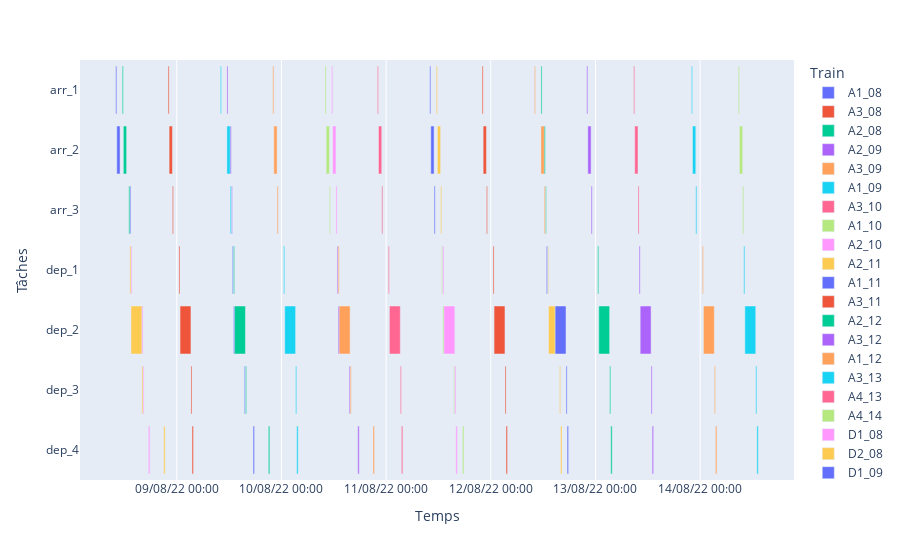

Notebook code cell kept with this figure:
### Code cell
visualisation_gantt(t_arr,t_dep).show()

### Figure 1 — Plotly figure (JSON) as saved in the notebook; plotly's stock layout.template omitted (floating-point values rounded to 4 significant figures)
{"data": [{"base": ["2022-08-08T10:00:00.000000000", "2022-08-08T10:15:00.000000000", "2022-08-08T13:15:00.000000000"], "hovertemplate": "Train=A1_08<br>Start=%{base}<br>Finish=%{x}<br>Tâches=%{y}<extra></extra>", "legendgroup": "A1_08", "marker": {"color": "#636efa", "pattern": {"shape": ""}}, "name": "A1_08", "orientation": "h", "showlegend": true, "textposition": "auto", "type": "bar", "x": [900000, 2700000, 900000], "xaxis": "x", "y": ["arr_1", "arr_2", "arr_3"], "yaxis": "y"}, {"base": ["2022-08-08T22:00:00.000000000", "2022-08-08T22:15:00.000000000", "2022-08-08T23:00:00.000000000"], "hovertemplate": "Train=A3_08<br>Start=%{base}<br>Finish=%{x}<br>Tâches=%{y}<extra></extra>", "legendgroup": "A3_08", "marker": {"color": "#EF553B", "pattern": {"shape": ""}}, "name": "A3_08", "orientation": "h", "showlegend": true, "textposition": "auto", "type": "bar", "x": [900000, 2700000, 900000], "xaxis": "x", "y": ["arr_1", "arr_2", "arr_3"], "yaxis": "y"}, {"base": ["2022-08-08T11:30:00.000000000", "2022-08-08T11:45:00.000000000", "2022-08-08T13:00:00.000000000"], "hovertemplate": "Train=A2_08<br>Start=%{base}<br>Finish=%{x}<br>Tâches=%{y}<extra></extra>", "legendgroup": "A2_08", "marker": {"color": "#00cc96", "pattern": {"shape": ""}}, "name": "A2_08", "orientation": "h", "showlegend": true, "textposition": "auto", "type": "bar", "x": [900000, 2700000, 900000], "xaxis": "x", "y": ["arr_1", "arr_2", "arr_3"], "yaxis": "y"}, {"base": ["2022-08-09T11:30:00.000000000", "2022-08-09T11:45:00.000000000", "2022-08-09T12:30:00.000000000"], "hovertemplate": "Train=A2_09<br>Start=%{base}<br>Finish=%{x}<br>Tâches=%{y}<extra></extra>", "legendgroup": "A2_09", "marker": {"color": "#ab63fa", "pattern": {"shape": ""}}, "name": "A2_09", "orientation": "h", "showlegend": true, "textposition": "auto", "type": "bar", "x": [900000, 2700000, 900000], "xaxis": "x", "y": ["arr_1", "arr_2", "arr_3"], "yaxis": "y"}, {"base": ["2022-08-09T22:00:00.000000000", "2022-08-09T22:15:00.000000000", "2022-08-09T23:00:00.000000000"], "hovertemplate": "Train=A3_09<br>Start=%{base}<br>Finish=%{x}<br>Tâches=%{y}<extra></extra>", "legendgroup": "A3_09", "marker": {"color": "#FFA15A", "pattern": {"shape": ""}}, "name": "A3_09", "orientation": "h", "showlegend": true, "textposition": "auto", "type": "bar", "x": [900000, 2700000, 900000], "xaxis": "x", "y": ["arr_1", "arr_2", "arr_3"], "yaxis": "y"}, {"base": ["2022-08-09T10:00:00.000000000", "2022-08-09T11:30:00.000000000", "2022-08-09T12:15:00.000000000"], "hovertemplate": "Train=A1_09<br>Start=%{base}<br>Finish=%{x}<br>Tâches=%{y}<extra></extra>", "legendgroup": "A1_09", "marker": {"color": "#19d3f3", "pattern": {"shape": ""}}, "name": "A1_09", "orientation": "h", "showlegend": true, "textposition": "auto", "type": "bar", "x": [900000, 2700000, 900000], "xaxis": "x", "y": ["arr_1", "arr_2", "arr_3"], "yaxis": "y"}, {"base": ["2022-08-10T22:00:00.000000000", "2022-08-10T22:15:00.000000000", "2022-08-10T23:00:00.000000000"], "hovertemplate": "Train=A3_10<br>Start=%{base}<br>Finish=%{x}<br>Tâches=%{y}<extra></extra>", "legendgroup": "A3_10", "marker": {"color": "#FF6692", "pattern": {"shape": ""}}, "name": "A3_10", "orientation": "h", "showlegend": true, "textposition": "auto", "type": "bar", "x": [900000, 2700000, 900000], "xaxis": "x", "y": ["arr_1", "arr_2", "arr_3"], "yaxis": "y"}, {"base": ["2022-08-10T10:00:00.000000000", "2022-08-10T10:15:00.000000000", "2022-08-10T11:00:00.000000000"], "hovertemplate": "Train=A1_10<br>Start=%{base}<br>Finish=%{x}<br>Tâches=%{y}<extra></extra>", "legendgroup": "A1_10", "marker": {"color": "#B6E880", "pattern": {"shape": ""}}, "name": "A1_10", "orientation": "h", "showlegend": true, "textposition": "auto", "type": "bar", "x": [900000, 2700000, 900000], "xaxis": "x", "y": ["arr_1", "arr_2", "arr_3"], "yaxis": "y"}, {"base": ["2022-08-10T11:30:00.000000000", "2022-08-10T11:45:00.000000000", "2022-08-10T12:30:00.000000000"], "hovertemplate": "Train=A2_10<br>Start=%{base}<br>Finish=%{x}<br>Tâches=%{y}<extra></extra>", "legendgroup": "A2_10", "marker": {"color": "#FF97FF", "pattern": {"shape": ""}}, "name": "A2_10", "orientation": "h", "showlegend": true, "textposition": "auto", "type": "bar", "x": [900000, 2700000, 900000], "xaxis": "x", "y": ["arr_1", "arr_2", "arr_3"], "yaxis": "y"}, {"base": ["2022-08-11T11:30:00.000000000", "2022-08-11T11:45:00.000000000", "2022-08-11T12:30:00.000000000"], "hovertemplate": "Train=A2_11<br>Start=%{base}<br>Finish=%{x}<br>Tâches=%{y}<extra></extra>", "legendgroup": "A2_11", "marker": {"color": "#FECB52", "pattern": {"shape": ""}}, "name": "A2_11", "orientation": "h", "showlegend": true, "textposition": "auto", "type": "bar", "x": [900000, 2700000, 900000], "xaxis": "x", "y": ["arr_1", "arr_2", "arr_3"], "yaxis": "y"}, {"base": ["2022-08-11T10:00:00.000000000", "2022-08-11T10:15:00.000000000", "2022-08-11T11:00:00.000000000"], "hovertemplate": "Train=A1_11<br>Start=%{base}<br>Finish=%{x}<br>Tâches=%{y}<extra></extra>", "legendgroup": "A1_11", "marker": {"color": "#636efa", "pattern": {"shape": ""}}, "name": "A1_11", "orientation": "h", "showlegend": true, "textposition": "auto", "type": "bar", "x": [900000, 2700000, 900000], "xaxis": "x", "y": ["arr_1", "arr_2", "arr_3"], "yaxis": "y"}, {"base": ["2022-08-11T22:00:00.000000000", "2022-08-11T22:15:00.000000000", "2022-08-11T23:00:00.000000000"], "hovertemplate": "Train=A3_11<br>Start=%{base}<br>Finish=%{x}<br>Tâches=%{y}<extra></extra>", "legendgroup": "A3_11", "marker": {"color": "#EF553B", "pattern": {"shape": ""}}, "name": "A3_11", "orientation": "h", "showlegend": true, "textposition": "auto", "type": "bar", "x": [900000, 2700000, 900000], "xaxis": "x", "y": ["arr_1", "arr_2", "arr_3"], "yaxis": "y"}, {"base": ["2022-08-12T11:30:00.000000000", "2022-08-12T11:45:00.000000000", "2022-08-12T12:30:00.000000000"], "hovertemplate": "Train=A2_12<br>Start=%{base}<br>Finish=%{x}<br>Tâches=%{y}<extra></extra>", "legendgroup": "A2_12", "marker": {"color": "#00cc96", "pattern": {"shape": ""}}, "name": "A2_12", "orientation": "h", "showlegend": true, "textposition": "auto", "type": "bar", "x": [900000, 2700000, 900000], "xaxis": "x", "y": ["arr_1", "arr_2", "arr_3"], "yaxis": "y"}, {"base": ["2022-08-12T22:00:00.000000000", "2022-08-12T22:15:00.000000000", "2022-08-12T23:00:00.000000000"], "hovertemplate": "Train=A3_12<br>Start=%{base}<br>Finish=%{x}<br>Tâches=%{y}<extra></extra>", "legendgroup": "A3_12", "marker": {"color": "#ab63fa", "pattern": {"shape": ""}}, "name": "A3_12", "orientation": "h", "showlegend": true, "textposition": "auto", "type": "bar", "x": [900000, 2700000, 900000], "xaxis": "x", "y": ["arr_1", "arr_2", "arr_3"], "yaxis": "y"}, {"base": ["2022-08-12T10:00:00.000000000", "2022-08-12T11:30:00.000000000", "2022-08-12T12:15:00.000000000"], "hovertemplate": "Train=A1_12<br>Start=%{base}<br>Finish=%{x}<br>Tâches=%{y}<extra></extra>", "legendgroup": "A1_12", "marker": {"color": "#FFA15A", "pattern": {"shape": ""}}, "name": "A1_12", "orientation": "h", "showlegend": true, "textposition": "auto", "type": "bar", "x": [900000, 2700000, 900000], "xaxis": "x", "y": ["arr_1", "arr_2", "arr_3"], "yaxis": "y"}, {"base": ["2022-08-13T22:00:00.000000000", "2022-08-13T22:15:00.000000000", "2022-08-13T23:00:00.000000000"], "hovertemplate": "Train=A3_13<br>Start=%{base}<br>Finish=%{x}<br>Tâches=%{y}<extra></extra>", "legendgroup": "A3_13", "marker": {"color": "#19d3f3", "pattern": {"shape": ""}}, "name": "A3_13", "orientation": "h", "showlegend": true, "textposition": "auto", "type": "bar", "x": [900000, 2700000, 900000], "xaxis": "x", "y": ["arr_1", "arr_2", "arr_3"], "yaxis": "y"}, {"base": ["2022-08-13T08:45:00.000000000", "2022-08-13T09:00:00.000000000", "2022-08-13T09:45:00.000000000"], "hovertemplate": "Train=A4_13<br>Start=%{base}<br>Finish=%{x}<br>Tâches=%{y}<extra></extra>", "legendgroup": "A4_13", "marker": {"color": "#FF6692", "pattern": {"shape": ""}}, "name": "A4_13", "orientation": "h", "showlegend": true, "textposition": "auto", "type": "bar", "x": [900000, 2700000, 900000], "xaxis": "x", "y": ["arr_1", "arr_2", "arr_3"], "yaxis": "y"}, {"base": ["2022-08-14T08:45:00.000000000", "2022-08-14T09:00:00.000000000", "2022-08-14T09:45:00.000000000"], "hovertemplate": "Train=A4_14<br>Start=%{base}<br>Finish=%{x}<br>Tâches=%{y}<extra></extra>", "legendgroup": "A4_14", "marker": {"color": "#B6E880", "pattern": {"shape": ""}}, "name": "A4_14", "orientation": "h", "showlegend": true, "textposition": "auto", "type": "bar", "x": [900000, 2700000, 900000], "xaxis": "x", "y": ["arr_1", "arr_2", "arr_3"], "yaxis": "y"}, {"base": ["2022-08-08T13:30:00.000000000", "2022-08-08T13:45:00.000000000", "2022-08-08T16:15:00.000000000", "2022-08-08T17:30:00.000000000"], "hovertemplate": "Train=D1_08<br>Start=%{base}<br>Finish=%{x}<br>Tâches=%{y}<extra></extra>", "legendgroup": "D1_08", "marker": {"color": "#FF97FF", "pattern": {"shape": ""}}, "name": "D1_08", "orientation": "h", "showlegend": true, "textposition": "auto", "type": "bar", "x": [900000, 9000000, 900000, 1200000], "xaxis": "x", "y": ["dep_1", "dep_2", "dep_3", "dep_4"], "yaxis": "y"}, {"base": ["2022-08-08T13:15:00.000000000", "2022-08-08T13:30:00.000000000", "2022-08-08T16:00:00.000000000", "2022-08-08T21:00:00.000000000"], "hovertemplate": "Train=D2_08<br>Start=%{base}<br>Finish=%{x}<br>Tâches=%{y}<extra></extra>", "legendgroup": "D2_08", "marker": {"color": "#FECB52", "pattern": {"shape": ""}}, "name": "D2_08", "orientation": "h", "showlegend": true, "textposition": "auto", "type": "bar", "x": [900000, 9000000, 900000, 1200000], "xaxis": "x", "y": ["dep_1", "dep_2", "dep_3", "dep_4"], "yaxis": "y"}, {"base": ["2022-08-09T12:45:00.000000000", "2022-08-09T13:00:00.000000000", "2022-08-09T15:30:00.000000000", "2022-08-09T17:30:00.000000000"], "hovertemplate": "Train=D1_09<br>Start=%{base}<br>Finish=%{x}<br>Tâches=%{y}<extra></extra>", "legendgroup": "D1_09", "marker": {"color": "#636efa", "pattern": {"shape": ""}}, "name": "D1_09", "orientation": "h", "showlegend": true, "textposition": "auto", "type": "bar", "x": [900000, 9000000, 900000, 1200000], "xaxis": "x", "y": ["dep_1", "dep_2", "dep_3", "dep_4"], "yaxis": "y"}, {"base": ["2022-08-09T00:30:00.000000000", "2022-08-09T00:45:00.000000000", "2022-08-09T03:15:00.000000000", "2022-08-09T03:30:00.000000000"], "hovertemplate": "Train=D3_09<br>Start=%{base}<br>Finish=%{x}<br>Tâches=%{y}<extra></extra>", "legendgroup": "D3_09", "marker": {"color": "#EF553B", "pattern": {"shape": ""}}, "name": "D3_09", "orientation": "h", "showlegend": true, "textposition": "auto", "type": "bar", "x": [900000, 9000000, 900000, 1200000], "xaxis": "x", "y": ["dep_1", "dep_2", "dep_3", "dep_4"], "yaxis": "y"}, {"base": ["2022-08-09T13:00:00.000000000", "2022-08-09T13:15:00.000000000", "2022-08-09T15:45:00.000000000", "2022-08-09T21:00:00.000000000"], "hovertemplate": "Train=D2_09<br>Start=%{base}<br>Finish=%{x}<br>Tâches=%{y}<extra></extra>", "legendgroup": "D2_09", "marker": {"color": "#00cc96", "pattern": {"shape": ""}}, "name": "D2_09", "orientation": "h", "showlegend": true, "textposition": "auto", "type": "bar", "x": [900000, 9000000, 900000, 1200000], "xaxis": "x", "y": ["dep_1", "dep_2", "dep_3", "dep_4"], "yaxis": "y"}, {"base": ["2022-08-10T12:45:00.000000000", "2022-08-10T13:00:00.000000000", "2022-08-10T15:30:00.000000000", "2022-08-10T17:30:00.000000000"], "hovertemplate": "Train=D1_10<br>Start=%{base}<br>Finish=%{x}<br>Tâches=%{y}<extra></extra>", "legendgroup": "D1_10", "marker": {"color": "#ab63fa", "pattern": {"shape": ""}}, "name": "D1_10", "orientation": "h", "showlegend": true, "textposition": "auto", "type": "bar", "x": [900000, 9000000, 900000, 1200000], "xaxis": "x", "y": ["dep_1", "dep_2", "dep_3", "dep_4"], "yaxis": "y"}, {"base": ["2022-08-10T13:00:00.000000000", "2022-08-10T13:15:00.000000000", "2022-08-10T15:45:00.000000000", "2022-08-10T21:00:00.000000000"], "hovertemplate": "Train=D2_10<br>Start=%{base}<br>Finish=%{x}<br>Tâches=%{y}<extra></extra>", "legendgroup": "D2_10", "marker": {"color": "#FFA15A", "pattern": {"shape": ""}}, "name": "D2_10", "orientation": "h", "showlegend": true, "textposition": "auto", "type": "bar", "x": [900000, 9000000, 900000, 1200000], "xaxis": "x", "y": ["dep_1", "dep_2", "dep_3", "dep_4"], "yaxis": "y"}, {"base": ["2022-08-10T00:30:00.000000000", "2022-08-10T00:45:00.000000000", "2022-08-10T03:15:00.000000000", "2022-08-10T03:30:00.000000000"], "hovertemplate": "Train=D3_10<br>Start=%{base}<br>Finish=%{x}<br>Tâches=%{y}<extra></extra>", "legendgroup": "D3_10", "marker": {"color": "#19d3f3", "pattern": {"shape": ""}}, "name": "D3_10", "orientation": "h", "showlegend": true, "textposition": "auto", "type": "bar", "x": [900000, 9000000, 900000, 1200000], "xaxis": "x", "y": ["dep_1", "dep_2", "dep_3", "dep_4"], "yaxis": "y"}, {"base": ["2022-08-11T00:30:00.000000000", "2022-08-11T00:45:00.000000000", "2022-08-11T03:15:00.000000000", "2022-08-11T03:30:00.000000000"], "hovertemplate": "Train=D3_11<br>Start=%{base}<br>Finish=%{x}<br>Tâches=%{y}<extra></extra>", "legendgroup": "D3_11", "marker": {"color": "#FF6692", "pattern": {"shape": ""}}, "name": "D3_11", "orientation": "h", "showlegend": true, "textposition": "auto", "type": "bar", "x": [900000, 9000000, 900000, 1200000], "xaxis": "x", "y": ["dep_1", "dep_2", "dep_3", "dep_4"], "yaxis": "y"}, {"base": ["2022-08-11T12:45:00.000000000", "2022-08-11T13:00:00.000000000", "2022-08-11T15:30:00.000000000", "2022-08-11T17:30:00.000000000"], "hovertemplate": "Train=D1_11<br>Start=%{base}<br>Finish=%{x}<br>Tâches=%{y}<extra></extra>", "legendgroup": "D1_11", "marker": {"color": "#B6E880", "pattern": {"shape": ""}}, "name": "D1_11", "orientation": "h", "showlegend": true, "textposition": "auto", "type": "bar", "x": [900000, 9000000, 900000, 1200000], "xaxis": "x", "y": ["dep_1", "dep_2", "dep_3", "dep_4"], "yaxis": "y"}, {"base": ["2022-08-11T13:00:00.000000000", "2022-08-11T13:15:00.000000000", "2022-08-11T15:45:00.000000000", "2022-08-11T16:00:00.000000000"], "hovertemplate": "Train=D2_11<br>Start=%{base}<br>Finish=%{x}<br>Tâches=%{y}<extra></extra>", "legendgroup": "D2_11", "marker": {"color": "#FF97FF", "pattern": {"shape": ""}}, "name": "D2_11", "orientation": "h", "showlegend": true, "textposition": "auto", "type": "bar", "x": [900000, 9000000, 900000, 1200000], "xaxis": "x", "y": ["dep_1", "dep_2", "dep_3", "dep_4"], "yaxis": "y"}, {"base": ["2022-08-12T13:00:00.000000000", "2022-08-12T13:15:00.000000000", "2022-08-12T15:45:00.000000000", "2022-08-12T16:00:00.000000000"], "hovertemplate": "Train=D2_12<br>Start=%{base}<br>Finish=%{x}<br>Tâches=%{y}<extra></extra>", "legendgroup": "D2_12", "marker": {"color": "#FECB52", "pattern": {"shape": ""}}, "name": "D2_12", "orientation": "h", "showlegend": true, "textposition": "auto", "type": "bar", "x": [900000, 9000000, 900000, 1200000], "xaxis": "x", "y": ["dep_1", "dep_2", "dep_3", "dep_4"], "yaxis": "y"}, {"base": ["2022-08-12T12:45:00.000000000", "2022-08-12T14:45:00.000000000", "2022-08-12T17:15:00.000000000", "2022-08-12T17:30:00.000000000"], "hovertemplate": "Train=D1_12<br>Start=%{base}<br>Finish=%{x}<br>Tâches=%{y}<extra></extra>", "legendgroup": "D1_12", "marker": {"color": "#636efa", "pattern": {"shape": ""}}, "name": "D1_12", "orientation": "h", "showlegend": true, "textposition": "auto", "type": "bar", "x": [900000, 9000000, 900000, 1200000], "xaxis": "x", "y": ["dep_1", "dep_2", "dep_3", "dep_4"], "yaxis": "y"}, {"base": ["2022-08-12T00:30:00.000000000", "2022-08-12T00:45:00.000000000", "2022-08-12T03:15:00.000000000", "2022-08-12T03:30:00.000000000"], "hovertemplate": "Train=D3_12<br>Start=%{base}<br>Finish=%{x}<br>Tâches=%{y}<extra></extra>", "legendgroup": "D3_12", "marker": {"color": "#EF553B", "pattern": {"shape": ""}}, "name": "D3_12", "orientation": "h", "showlegend": true, "textposition": "auto", "type": "bar", "x": [900000, 9000000, 900000, 1200000], "xaxis": "x", "y": ["dep_1", "dep_2", "dep_3", "dep_4"], "yaxis": "y"}, {"base": ["2022-08-13T00:30:00.000000000", "2022-08-13T00:45:00.000000000", "2022-08-13T03:15:00.000000000", "2022-08-13T03:30:00.000000000"], "hovertemplate": "Train=D3_13<br>Start=%{base}<br>Finish=%{x}<br>Tâches=%{y}<extra></extra>", "legendgroup": "D3_13", "marker": {"color": "#00cc96", "pattern": {"shape": ""}}, "name": "D3_13", "orientation": "h", "showlegend": true, "textposition": "auto", "type": "bar", "x": [900000, 9000000, 900000, 1200000], "xaxis": "x", "y": ["dep_1", "dep_2", "dep_3", "dep_4"], "yaxis": "y"}, {"base": ["2022-08-13T10:00:00.000000000", "2022-08-13T10:15:00.000000000", "2022-08-13T12:45:00.000000000", "2022-08-13T13:00:00.000000000"], "hovertemplate": "Train=D4_13<br>Start=%{base}<br>Finish=%{x}<br>Tâches=%{y}<extra></extra>", "legendgroup": "D4_13", "marker": {"color": "#ab63fa", "pattern": {"shape": ""}}, "name": "D4_13", "orientation": "h", "showlegend": true, "textposition": "auto", "type": "bar", "x": [900000, 9000000, 900000, 1200000], "xaxis": "x", "y": ["dep_1", "dep_2", "dep_3", "dep_4"], "yaxis": "y"}, {"base": ["2022-08-14T00:30:00.000000000", "2022-08-14T00:45:00.000000000", "2022-08-14T03:15:00.000000000", "2022-08-14T03:30:00.000000000"], "hovertemplate": "Train=D3_14<br>Start=%{base}<br>Finish=%{x}<br>Tâches=%{y}<extra></extra>", "legendgroup": "D3_14", "marker": {"color": "#FFA15A", "pattern": {"shape": ""}}, "name": "D3_14", "orientation": "h", "showlegend": true, "textposition": "auto", "type": "bar", "x": [900000, 9000000, 900000, 1200000], "xaxis": "x", "y": ["dep_1", "dep_2", "dep_3", "dep_4"], "yaxis": "y"}, {"base": ["2022-08-14T10:00:00.000000000", "2022-08-14T10:15:00.000000000", "2022-08-14T12:45:00.000000000", "2022-08-14T13:00:00.000000000"], "hovertemplate": "Train=D4_14<br>Start=%{base}<br>Finish=%{x}<br>Tâches=%{y}<extra></extra>", "legendgroup": "D4_14", "marker": {"color": "#19d3f3", "pattern": {"shape": ""}}, "name": "D4_14", "orientation": "h", "showlegend": true, "textposition": "auto", "type": "bar", "x": [900000, 9000000, 900000, 1200000], "xaxis": "x", "y": ["dep_1", "dep_2", "dep_3", "dep_4"], "yaxis": "y"}], "layout": {"barmode": "overlay", "legend": {"title": {"text": "Train"}, "tracegroupgap": 0}, "margin": {"t": 60}, "xaxis": {"anchor": "y", "domain": [0, 1], "tickformat": "%d/%m/%y %H:%M", "title": {"text": "Temps"}, "type": "date"}, "yaxis": {"anchor": "x", "categoryarray": ["dep_4", "dep_3", "dep_2", "dep_1", "arr_3", "arr_2", "arr_1"], "categoryorder": "array", "domain": [0, 1], "title": {"text": "Tâches"}}}}
